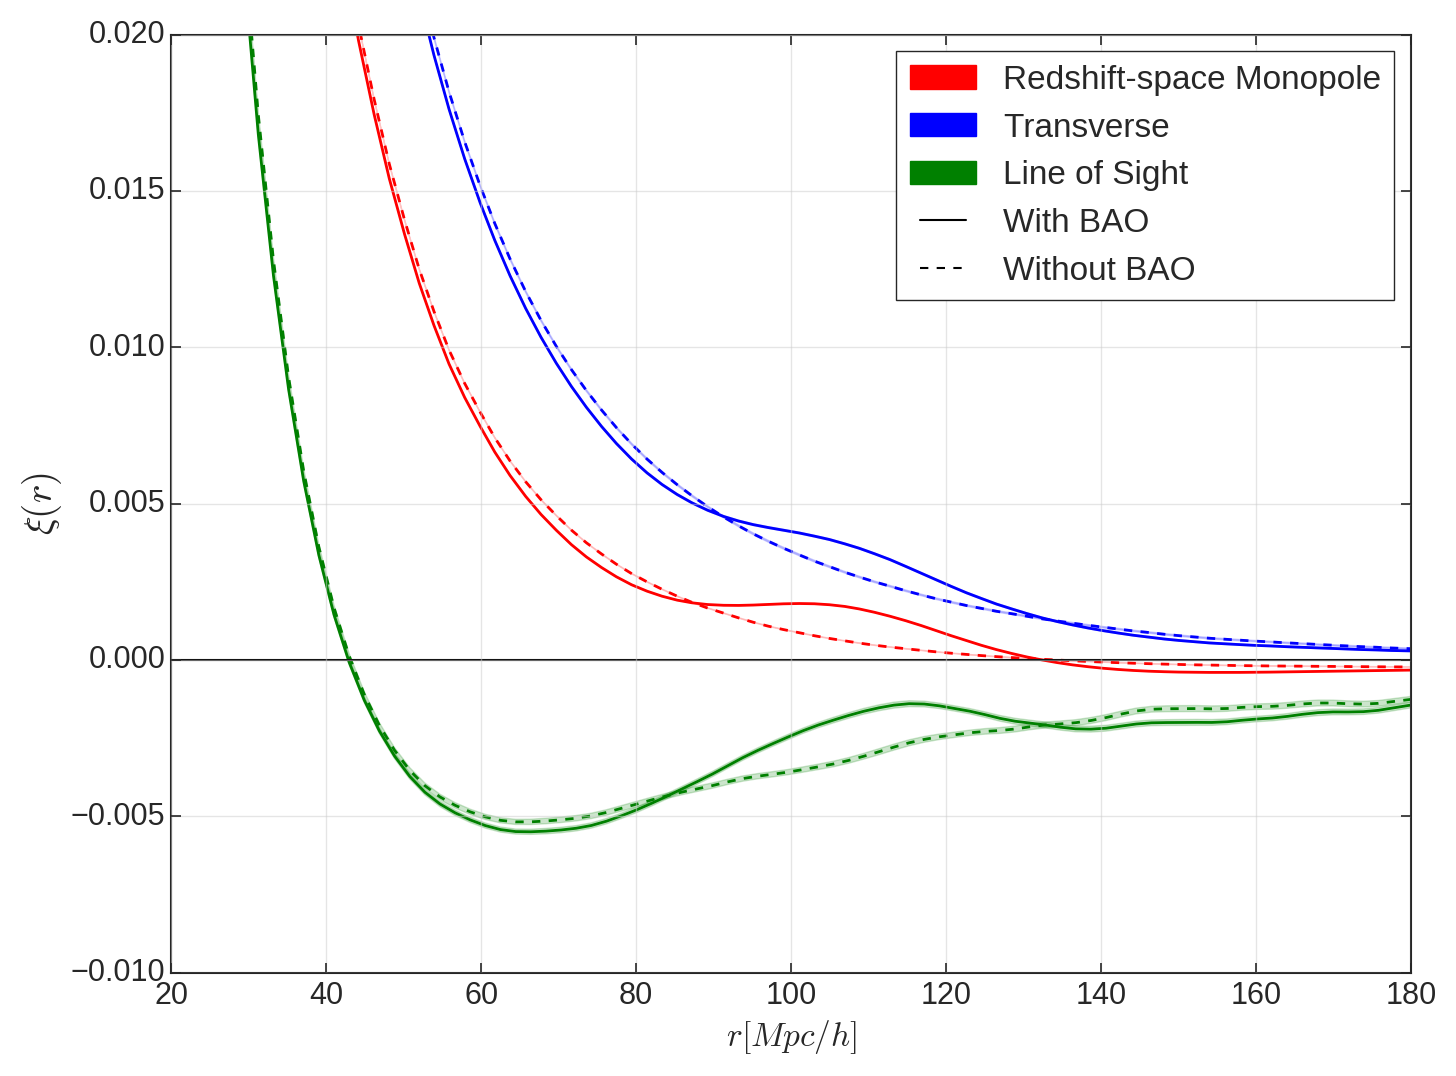

Reproduce this figure in Python.
import numpy as np
import matplotlib.pyplot as plt
plt.style.use('nuala')
plt.rcParams['xtick.labelsize'] = 22
plt.rcParams['ytick.labelsize'] = 22

import matplotlib.patches as mpatches
import glob

def import_data():
    folder="/gpfs/data/nmccull/zeldovich_out/run180816"
    
    test = np.loadtxt(folder+"/rp_pi.txt")
    rp = test[:,0]
    pi = test[:,1]

    #Monopole Redshift BAO
    monors_results_b = glob.glob(folder+"/with_bao/rs/cf_1d_*")
    monors_test_b = np.loadtxt(monors_results_b[0])
    
    monors_arr_b = np.zeros((len(monors_results_b), len(monors_test_b)))

    i = 0
    for r in monors_results_b:
        temp = np.loadtxt(r)
        monors_arr_b[i] = temp[:,1]
        i += 1

    #2D BAO
    _2d_results_b = glob.glob(folder+"/with_bao/rs/cf_2d_*")
    _2d_test_b    = np.loadtxt(_2d_results_b[0])

    _2d_arr_b = np.zeros((len(_2d_results_b), len(_2d_test_b), len(_2d_test_b)))
    
    i = 0
    for r in _2d_results_b:
        _2d_arr_b[i] = np.loadtxt(r)
        i += 1
    
    #Monopole Redshift No BAO
    monors_results_nb = glob.glob(folder+"/no_bao/rs/cf_1d_*")
    monors_test_nb = np.loadtxt(monors_results_nb[0])
    
    monors_arr_nb = np.zeros((len(monors_results_nb), len(monors_test_nb)))

    i = 0
    for r in monors_results_nb:
        temp = np.loadtxt(r)
        monors_arr_nb[i] = temp[:,1]
        i += 1

    #2D No BAO
    _2d_results_nb = glob.glob(folder+"/no_bao/rs/cf_2d_*")
    _2d_test_nb    = np.loadtxt(_2d_results_nb[0])

    _2d_arr_nb = np.zeros((len(_2d_results_nb), len(_2d_test_nb), len(_2d_test_nb)))
    
    i = 0
    for r in _2d_results_nb:
        _2d_arr_nb[i] = np.loadtxt(r)
        i += 1
    
    return rp, pi, monors_arr_b, monors_arr_nb, _2d_arr_b, _2d_arr_nb

def render_correlation_mean(rp, pi, monors_b, monors_nb, twod_b, twod_nb):
    #Monopole RS BAO  
    mono_rs_b_m   = np.mean(monors_b, axis=0)
    mono_rs_b_err = np.std(monors_b, axis=0)/np.sqrt(len(monors_b)) 

    #Monopole RS NBAO  
    mono_rs_nb_m   = np.mean(monors_nb, axis=0)
    mono_rs_nb_err = np.std(monors_nb, axis=0)/np.sqrt(len(monors_nb))   

    #2D Mean + Error
    twod_b_m   = np.mean(twod_b, axis=0)
    twod_b_err = np.std(twod_b, axis=0)/np.sqrt(len(twod_b))

    twod_nb_m   = np.mean(twod_nb, axis=0)
    twod_nb_err = np.std(twod_nb, axis=0)/np.sqrt(len(twod_nb))
 
    #Transverse BAO
    trans_b_m   = twod_b_m[0,:]
    trans_b_err = twod_b_err[0,:] 

    #Transverse NBAO
    trans_nb_m   = twod_nb_m[0,:]
    trans_nb_err = twod_nb_err[0,:] 

    #LoS BAO
    los_b_m   = twod_b_m[:,0]
    los_b_err = twod_b_err[:,0] 

    #LoS NBAO
    los_nb_m   = twod_nb_m[:,0]
    los_nb_err = twod_nb_err[:,0] 

    #Render
    plt.figure()
    
    p_mrs_b   = plt.plot(rp[0:255], mono_rs_b_m, color='r', lw=2)
    p_trans_b = plt.plot(rp, trans_b_m, color='b', lw=2)
    p_los_b   = plt.plot(pi, los_b_m, color='g', lw=2)

    p_mrs_nb   = plt.plot(rp[0:255], mono_rs_nb_m, color='r', ls='--', lw=2)
    p_trans_nb = plt.plot(rp, trans_nb_m, color='b', ls='--', lw=2)
    p_los_nb   = plt.plot(pi, los_nb_m, color='g', ls='--', lw=2)

    f_mrs_b = plt.fill_between(rp[0:255], mono_rs_b_m-mono_rs_b_err, mono_rs_b_m+mono_rs_b_err, alpha=0.2, color='r')
    f_trans_b = plt.fill_between(rp, trans_b_m-trans_b_err, trans_b_m+trans_b_err, alpha=0.2, color='b')
    f_los_b = plt.fill_between(pi, los_b_m-los_b_err, los_b_m+los_b_err, alpha=0.2, color='g')

    f_mrs_nb = plt.fill_between(rp[0:255], mono_rs_nb_m-mono_rs_nb_err, mono_rs_nb_m+mono_rs_nb_err, alpha=0.2, color='r')
    f_trans_nb = plt.fill_between(rp, trans_nb_m-trans_nb_err, trans_nb_m+trans_nb_err, alpha=0.2, color='b')
    f_los_nb = plt.fill_between(pi, los_nb_m-los_nb_err, los_nb_m+los_nb_err, alpha=0.2, color='g')
    
    plt.axhline(y=0, color='k')
    plt.xlabel("$r [Mpc/h]$", size=24)
    plt.ylabel("$\\xi(r)$", size=28)
    plt.axis([20,180, -0.01, 0.02])

    monoredsArtist = mpatches.Patch(color='r')
    transArtist    = mpatches.Patch(color='b')
    losArtist      = mpatches.Patch(color='g')
    baoArtist      = plt.Line2D((0,1),(0,0),color='k',ls='-')
    nbaoArtist     = plt.Line2D((0,1),(0,0),color='k',ls='--')

    plt.legend([monoredsArtist,transArtist,losArtist,baoArtist,nbaoArtist],["Redshift-space Monopole", "Transverse", "Line of Sight", "With BAO", "Without BAO"], prop={'size':24},loc=1)
    plt.show()

if __name__ == "__main__": 
    rp, pi, monors_arr_b, monors_arr_nb, _2d_arr_b, _2d_arr_nb = import_data()
    render_correlation_mean(rp, pi, monors_arr_b, monors_arr_nb, _2d_arr_b, _2d_arr_nb)
